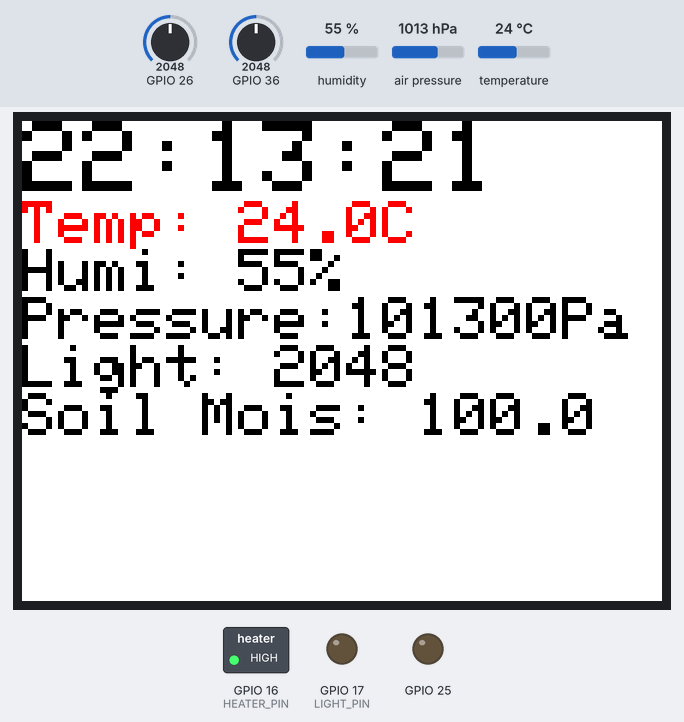
Bench run of a sketch on a simulated ESP32. Parts: 320×240 colour display, switched loads named in the sketch (green lamp = pin HIGH), output pins drawn as LEDs (lit = HIGH). The inputs (shaded band) are chosen by the test bench; at power-on: temperature 24 °C, GPIO 26 = 2048, GPIO 36 = 2048, humidity 55 %, air pressure 1013 hPa. What the sketch prints to the serial monitor is not drawn.

Above: at 1.4 s.
1.5 s: temperature set to 31.5 °C
At 3.0 s:
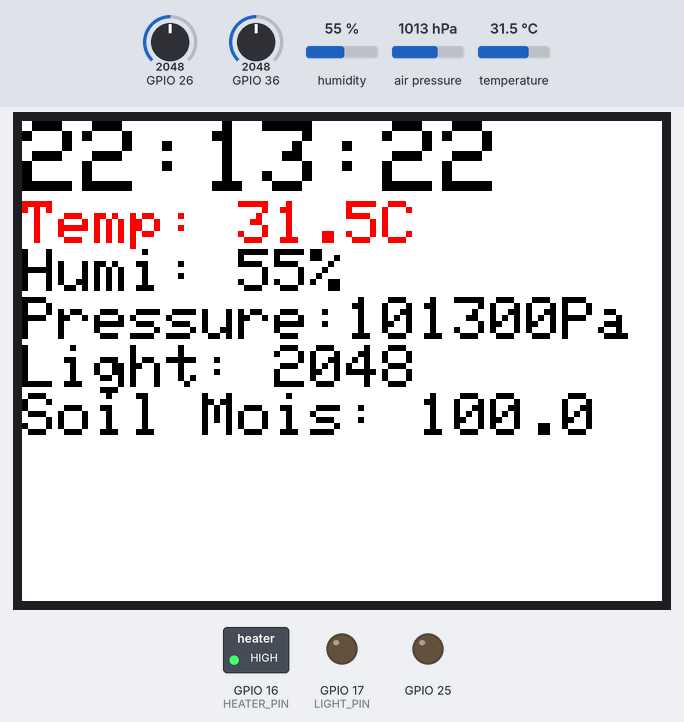
3.7 s: temperature set to 32.7 °C
At 5.0 s:
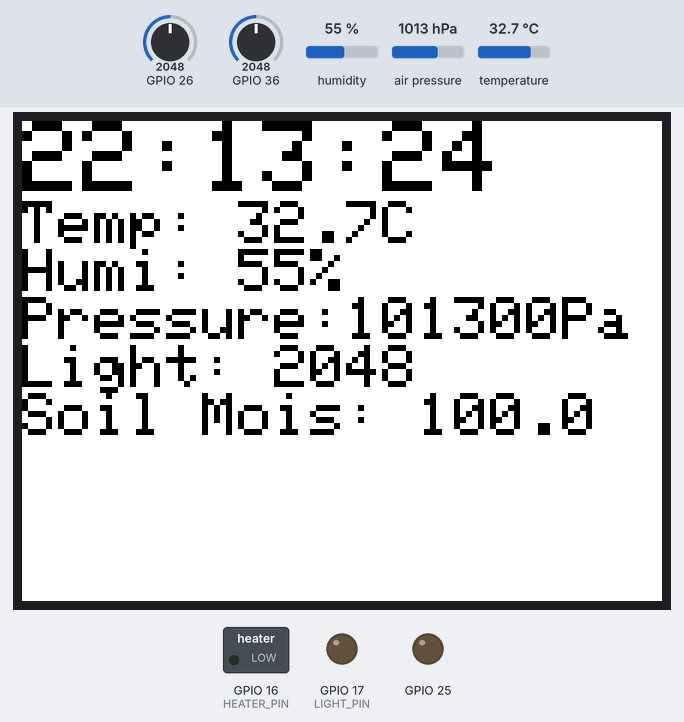
6.7 s: GPIO 26 set to 2866
At 7.7 s:
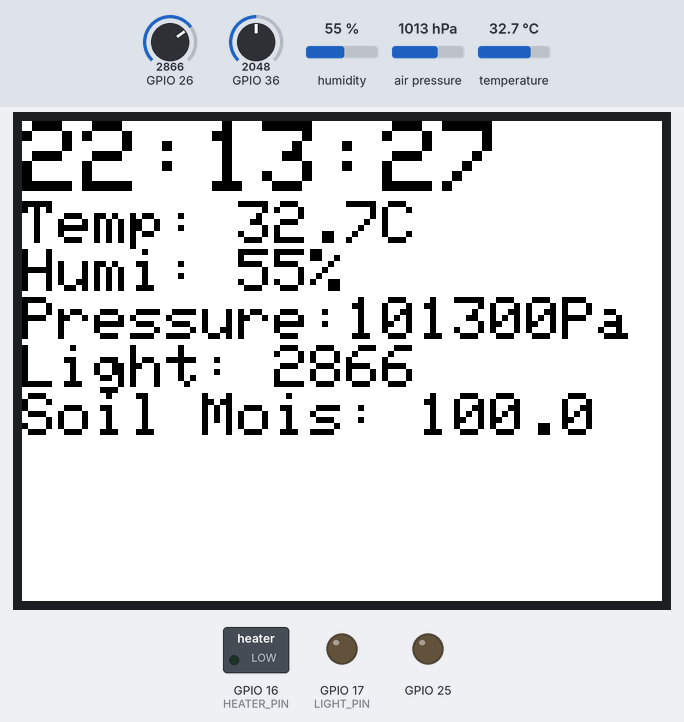
8.8 s: GPIO 36 set to 2866
At 9.9 s:
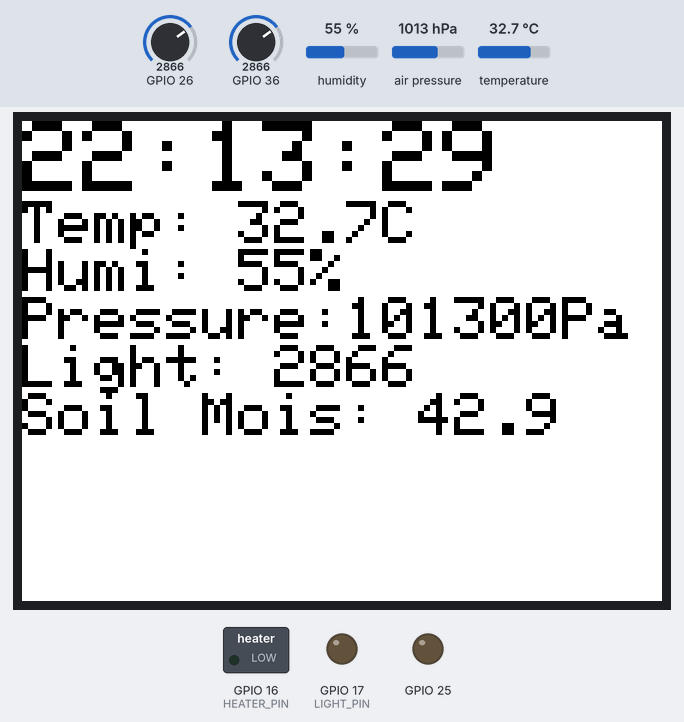
10.8 s: temperature set to 27.6 °C
At 11.9 s:
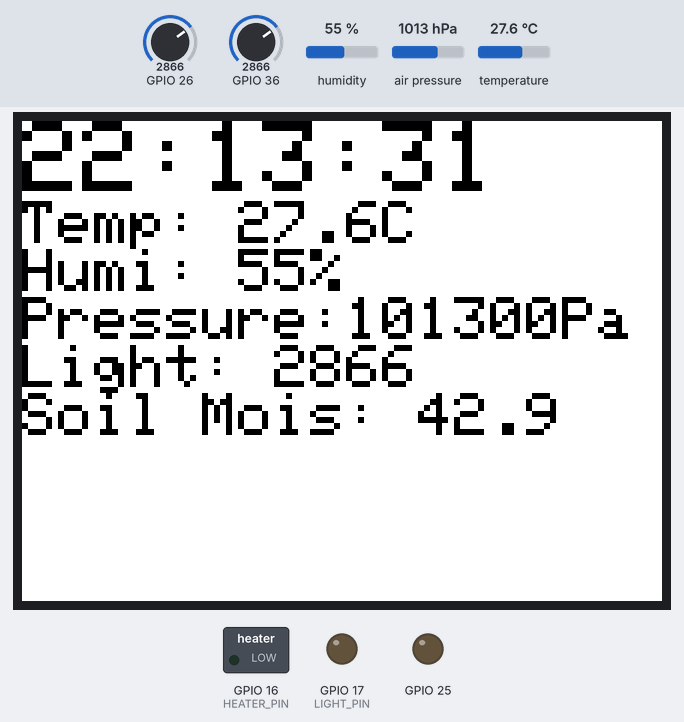
12.8 s: temperature set to 26.3 °C
At 13.9 s:
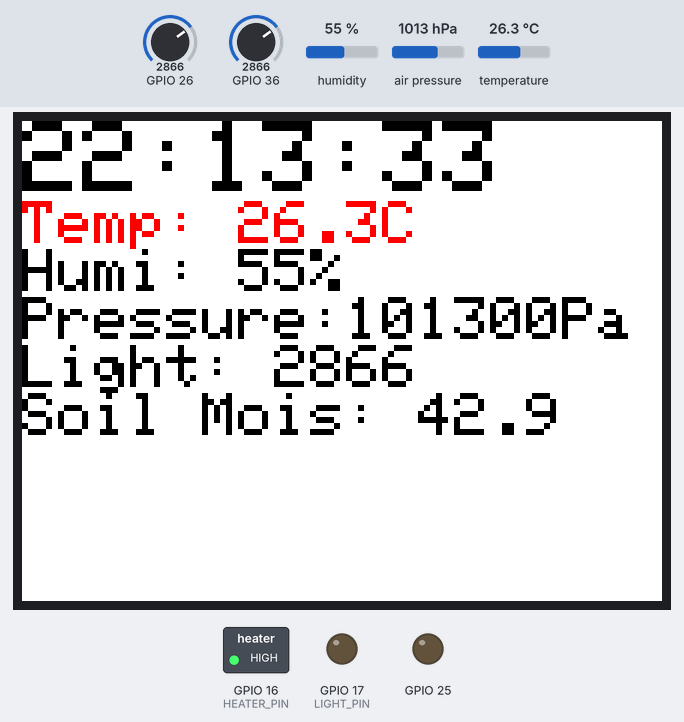
Timing chart, 0 to 15.8 s (numbered marks = the images above; inputs shaded):
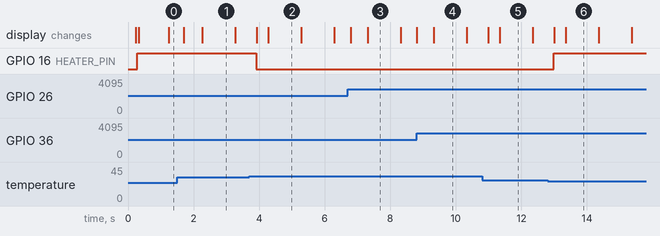

Measured:
- the behaviour switches between 32 and 32.1 °C on temperature (found by bisection; images 1 and 2)
- the behaviour switches between 27 and 26.9 °C on temperature (found by bisection; images 5 and 6)
- after the input at 3.7 s, GPIO 16 (HEATER_PIN): HIGH → LOW after 0.22 s; the display: first changes after 0.22 s (image 2 shows a later state)
- after the input at 12.8 s, GPIO 16 (HEATER_PIN): LOW → HIGH after 0.19 s
- what the display in image 1 shows lasts 1.0 s, from 2.3 s to 3.3 s

The sketch:

Plant_culture.ino
```cpp
/*Please install the < Adafruit BMP280 Library > （https://github.com/adafruit/Adafruit_BMP280_Library）
 * from the library manager before use.
 *This code will display the temperature, humidity and air pressure information on the screen*/

#include <M5Stack.h>
#include <Wire.h>

//env2
#include "Adafruit_Sensor.h"
#include <Adafruit_BMP280.h>
#include "SHT3X.h"
SHT3X sht30;
Adafruit_BMP280 bme;

float tmp = 0.0;
float hum = 0.0;
float pressure = 0.0;

//clock
#define TFT_GREY 0x5AEB
#define HEATER_PIN 16
#define LIGHT_PIN 17
int tmp_flg =0;

uint32_t targetTime = 0;                    // for next 1 second timeout
// uint32_t millis_old = 0;

static uint8_t conv2d(const char* p); // Forward declaration needed for IDE 1.6.x

uint8_t hh = conv2d(__TIME__), mm = conv2d(__TIME__ + 3), ss = conv2d(__TIME__ + 6); // Get H, M, S from compile time

byte omm = 99, oss = 99;
byte xcolon = 0, xsecs = 0;
unsigned int colour = 0;

uint16_t analogRead_light = 0;
uint16_t analogRead_soil = 0;
float soil_mois=0;
// uint16_t digitalRead_value = 0;


void setup() {
  pinMode(HEATER_PIN, OUTPUT);
  pinMode(LIGHT_PIN, OUTPUT);
  M5.begin();
  M5.Power.begin();

    //disable the speak noise
  dacWrite(25, 0);
  Wire.begin();
  M5.Lcd.setBrightness(10);
  M5.Lcd.setTextSize(3);
  // Serial.println(F("ENV Unit(SHT30 and BMP280) test..."));

  while (!bme.begin(0x76)){
    Serial.println("Could not find a valid BMP280 sensor, check wiring!");
    M5.Lcd.println("Could not find a valid BMP280 sensor, check wiring!");
  }
  M5.Lcd.clear(WHITE);
  // M5.Lcd.println("ENV Unit test...");

  targetTime = millis() + 1000;

}


void loop() {
  M5.Lcd.setCursor(0, 0);
  M5.Lcd.setTextColor(BLACK, WHITE);
  M5.Lcd.setTextSize(5);


  if (targetTime < millis()) {
    // Set next update for 1 second later
    targetTime = millis() + 1000;

    // Adjust the time values by adding 1 second
    ss++;              // Advance second
    if (ss == 60) {    // Check for roll-over
      ss = 0;          // Reset seconds to zero
      omm = mm;        // Save last minute time for display update
      mm++;            // Advance minute
      if (mm > 59) {   // Check for roll-over
        mm = 0;
        hh++;          // Advance hour
        if (hh > 23) { // Check for 24hr roll-over (could roll-over on 13)
          hh = 0;      // 0 for 24 hour clock, set to 1 for 12 hour clock
        }
      }
    }
  }


  if(hh>6 && hh <20){
    digitalWrite(LIGHT_PIN,HIGH);
    M5.Lcd.setTextColor(PINK, WHITE);
  }else{
    digitalWrite(LIGHT_PIN,LOW);
    M5.Lcd.setTextColor(BLACK, WHITE);
  }
  M5.Lcd.printf("%02d:%02d:%02d\n",hh,mm,ss);


  pressure = bme.readPressure();
  if(sht30.get()==0){
    tmp = sht30.cTemp;
    hum = sht30.humidity;
  }
  Serial.printf("Temperatura: %2.2f*C  Humedad: %0.2f%%  Pressure: %0.2fPa\r\n", tmp, hum, pressure);

  M5.Lcd.setTextSize(3);


  if(tmp<27){
    digitalWrite(HEATER_PIN,HIGH);
    M5.Lcd.setTextColor(RED, WHITE);
    tmp_flg=1;
  }else if(tmp>32){
    digitalWrite(HEATER_PIN,LOW);
    M5.Lcd.setTextColor(BLACK, WHITE);
    tmp_flg=0;
  }else{
    if(tmp_flg==1){
      M5.Lcd.setTextColor(RED, WHITE);
      digitalWrite(HEATER_PIN,HIGH);
    }else{
      M5.Lcd.setTextColor(BLACK, WHITE);
      digitalWrite(HEATER_PIN,LOW);
    }
  }
  M5.Lcd.printf("Temp: %2.1fC  \r\n", tmp);


  M5.Lcd.setTextColor(BLACK, WHITE);
  M5.Lcd.printf("Humi: %2.0f%%  \r\n", hum);
  M5.Lcd.printf("Pressure:%2.0fPa\r\n", pressure);

  analogRead_light = analogRead(26);


  M5.Lcd.printf("Light: %d  \r\n", analogRead_light);

  analogRead_soil = analogRead(36);
  soil_mois=(float)(4095-analogRead_soil)/(float)analogRead_soil*100;
  M5.Lcd.printf("Soil Mois: %3.1f  \r\n", soil_mois);
  // M5.Lcd.printf("Soil Mois: %d  \r\n", analogRead_soil);


  delay(100);

}


// Function to extract numbers from compile time string
static uint8_t conv2d(const char* p) {
  uint8_t v = 0;
  if ('0' <= *p && *p <= '9')
    v = *p - '0';
  return 10 * v + *++p - '0';
}
```
